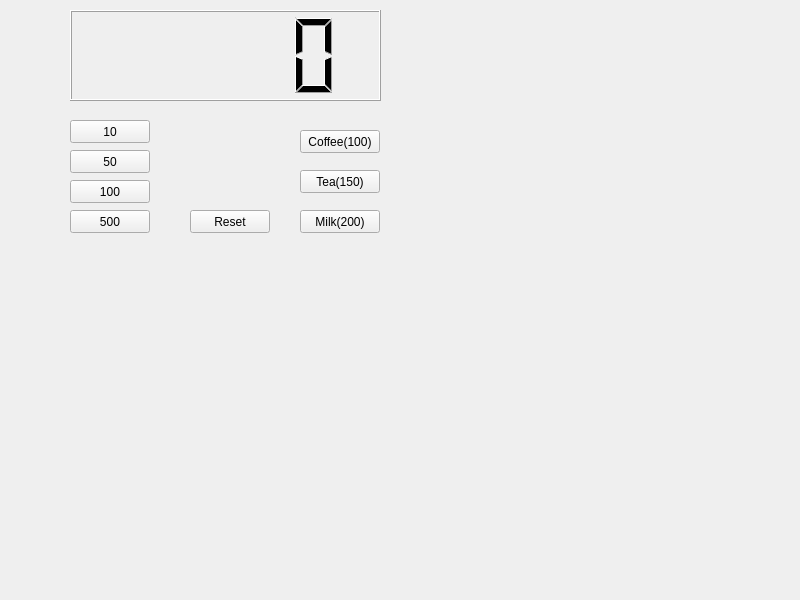
<?xml version="1.0" encoding="UTF-8"?>
<ui version="4.0">
 <class>Widget</class>
 <widget class="QWidget" name="Widget">
  <property name="geometry">
   <rect>
    <x>0</x>
    <y>0</y>
    <width>800</width>
    <height>600</height>
   </rect>
  </property>
  <property name="windowTitle">
   <string>Widget</string>
  </property>
  <widget class="QLCDNumber" name="lcdNumber">
   <property name="geometry">
    <rect>
     <x>70</x>
     <y>10</y>
     <width>311</width>
     <height>91</height>
    </rect>
   </property>
  </widget>
  <widget class="QPushButton" name="pb50">
   <property name="geometry">
    <rect>
     <x>70</x>
     <y>150</y>
     <width>80</width>
     <height>23</height>
    </rect>
   </property>
   <property name="text">
    <string>50</string>
   </property>
  </widget>
  <widget class="QPushButton" name="pb100">
   <property name="geometry">
    <rect>
     <x>70</x>
     <y>180</y>
     <width>80</width>
     <height>23</height>
    </rect>
   </property>
   <property name="text">
    <string>100</string>
   </property>
  </widget>
  <widget class="QPushButton" name="pb500">
   <property name="geometry">
    <rect>
     <x>70</x>
     <y>210</y>
     <width>80</width>
     <height>23</height>
    </rect>
   </property>
   <property name="text">
    <string>500</string>
   </property>
  </widget>
  <widget class="QPushButton" name="pbCoffee">
   <property name="geometry">
    <rect>
     <x>300</x>
     <y>130</y>
     <width>80</width>
     <height>23</height>
    </rect>
   </property>
   <property name="text">
    <string>Coffee(100)</string>
   </property>
  </widget>
  <widget class="QPushButton" name="pbTea">
   <property name="geometry">
    <rect>
     <x>300</x>
     <y>170</y>
     <width>80</width>
     <height>23</height>
    </rect>
   </property>
   <property name="text">
    <string>Tea(150)</string>
   </property>
  </widget>
  <widget class="QPushButton" name="pbMilk">
   <property name="geometry">
    <rect>
     <x>300</x>
     <y>210</y>
     <width>80</width>
     <height>23</height>
    </rect>
   </property>
   <property name="text">
    <string>Milk(200)</string>
   </property>
  </widget>
  <widget class="QPushButton" name="pushButton">
   <property name="geometry">
    <rect>
     <x>190</x>
     <y>210</y>
     <width>80</width>
     <height>23</height>
    </rect>
   </property>
   <property name="text">
    <string>Reset</string>
   </property>
  </widget>
  <widget class="QPushButton" name="pb10">
   <property name="geometry">
    <rect>
     <x>70</x>
     <y>120</y>
     <width>80</width>
     <height>23</height>
    </rect>
   </property>
   <property name="text">
    <string>10</string>
   </property>
  </widget>
 </widget>
 <resources/>
 <connections/>
</ui>
